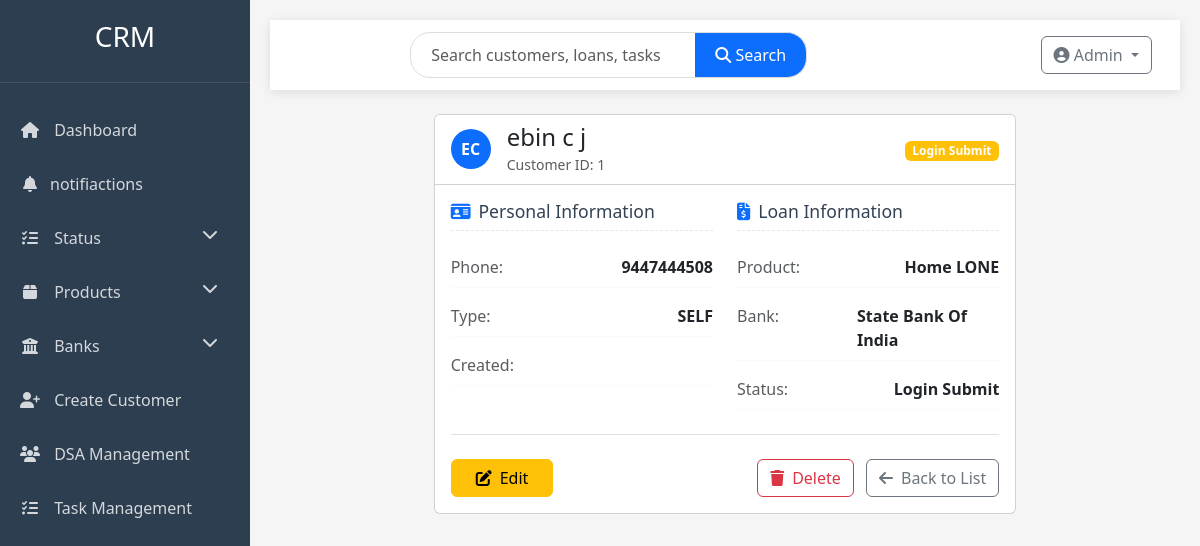
Screenshot of /customers/details/1 with the database file from the repository.
### profiles/models.py (models this page shows, shortened)
class Customer(models.Model):
    f_name = models.CharField(max_length=50)
    l_name = models.CharField(max_length=50)
    phone_num = models.IntegerField()
    product = models.CharField(choices=PRODUCT_CHOICE, max_length=20)
    bank = models.CharField(choices=BANK_CHOICE, max_length=20)
    status = models.CharField(choices=STATUS_CHOICES, max_length=20)
    type = models.CharField(choices=TYPE_CHOICES, max_length=4)
    dsa = models.ForeignKey(DSA, on_delete=models.SET_NULL, null=True, blank=True)
    created_date = models.DateField(auto_now_add=True)

### profiles/views.py (the view)
# urls.py: path('customers/details/<int:pk>',views.details,name='details'),
def details(request,pk):
    fom = get_object_or_404(Customer,pk=pk)
    return render(request,'details.html',{'fom':fom})

### templates/details.html (shortened to what this page needs)
{% extends 'base.html' %}
{% block content %}
<div class="row animate-fade">
    <div class="col-lg-8 mx-auto">
        <div class="card">
            <div class="card-header bg-white">
                <div class="d-flex justify-content-between align-items-center">
                    <div class="d-flex align-items-center">
                        <div class="avatar bg-primary text-white rounded-circle d-flex align-items-center justify-content-center me-3" style="width: 40px; height: 40px;">
                            {{ fom.f_name|first|upper }}{{ fom.l_name|first|upper }}
                        </div>
                        <div>
                            <h4 class="mb-0">{{ fom.f_name }} {{ fom.l_name }}</h4>
                            <small class="text-muted">Customer ID: {{ fom.pk }}</small>
                        </div>
                    </div>
                    <div>
                        <span class="badge bg-{% if fom.status == 'disp' %}success{% elif fom.status == 'reject' %}danger{% else %}warning{% endif %}">
                            {{ fom.get_status_display }}
                        </span>
                    </div>
                </div>
            </div>
            <div class="card-body">
                <div class="row mb-4">
                    <div class="col-md-6">
                        <div class="info-card mb-4">
                            <h5 class="section-title mb-3">
                                <i class="fas fa-id-card text-primary me-2"></i>Personal Information
                            </h5>
                            <div class="info-item mb-2">
                                <span class="text-muted">Phone:</span>
                                <strong>{{ fom.phone_num }}</strong>
                            </div>
                            <div class="info-item mb-2">
                                <span class="text-muted">Type:</span>
                                <strong>{{ fom.type }}</strong>
                            </div>
                            <div class="info-item">
                                <span class="text-muted">Created:</span>
                            </div>
                        </div>
                    </div>
                    <div class="col-md-6">
                        <div class="info-card">
                            <h5 class="section-title mb-3">
                                <i class="fas fa-file-invoice-dollar text-primary me-2"></i>Loan Information
                            </h5>
                            <div class="info-item mb-2">
                                <span class="text-muted">Product:</span>
                                <strong>{{ fom.get_product_display }}</strong>
                            </div>
                            <div class="info-item mb-2">
                                <span class="text-muted">Bank:</span>
                                <strong>{{ fom.get_bank_display }}</strong>
                            </div>
                            <div class="info-item">
                                <span class="text-muted">Status:</span>
                                <strong>{{ fom.get_status_display }}</strong>
                            </div>
                        </div>
                    </div>
                </div>
                <div class="d-flex justify-content-between border-top pt-4">
                    <a href="{% url 'edit' fom.pk %}" class="btn btn-warning px-4">
                        <i class="fas fa-edit me-2"></i>Edit
                    </a>
                    <div>
                        <a href="{% url 'delete' fom.pk %}" class="btn btn-outline-danger me-2">
                            <i class="fas fa-trash me-2"></i>Delete
                        </a>
                        <a href="{% url 'list' %}" class="btn btn-outline-secondary">
                            <i class="fas fa-arrow-left me-2"></i>Back to List
                        </a>
                    </div>
                </div>
            </div>
        </div>
    </div>
</div>
{% endblock %}

### templates/base.html (style rules this page uses)
:root { --primary-color: #3498db; --secondary-color: #2c3e50; --accent-color: #e74c3c; --light-color: #ecf0f1; --dark-color: #2c3e50; --sidebar-width: 250px; }
body { font-family: 'Segoe UI', Tahoma, Geneva, Verdana, sans-serif; background-color: #f5f5f5; color: #333; display: flex; min-height: 100vh; overflow-x: hidden; }

### templates/details.html (style rules this page uses)
.avatar { font-weight: 600; font-size: 1rem; }
.section-title { font-size: 1.1rem; color: #334155; border-bottom: 1px dashed #e2e8f0; padding-bottom: 0.5rem; }
.info-item { display: flex; justify-content: space-between; padding: 0.5rem 0; border-bottom: 1px solid #f8fafc; }
.info-item span { min-width: 120px; }

### rows the page displays
Customer: f_name|first "E", l_name|first "C", f_name "ebin", l_name "c j", pk "1", status "Login Submit", phone_num "9447444508", type "SELF", product "Home LONE", bank "State Bank Of India"
